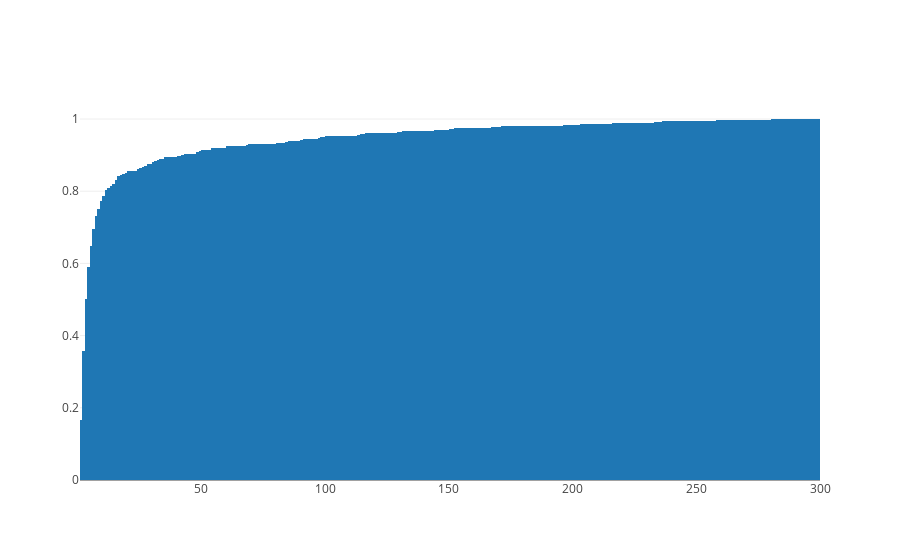

Notebook code cell kept with this figure:
### Code cell
#CUMMULATIVE HISTOGRAM 200

x=resultsRL_cs['300']
data = [go.Histogram(x=x,
                     xbins=dict(
        start=0,
        end=300,
        size=1.
    ),
                     histnorm='probability',
                     cumulative=dict(enabled=True))]

iplot(data, filename='cumulative histogram')

bins = np.arange(0,300)
values, base = np.histogram(resultsRL_cs['300'], bins=bins, density=1)
for i in range(1,300):
    S=np.sum(values[:i])
    print S
    if S>0.8:
        print 'i!=',i
        size['300']=i
        break

### Figure 1 — Plotly figure (JSON) as saved in the notebook; plotly's stock layout.template omitted (floating-point values rounded to 4 significant figures; data arrays with more than 128 entries replaced by an {"elided": "..."} marker saying what was removed)
{"data": [{"cumulative": {"enabled": true}, "histnorm": "probability", "type": "histogram", "x": {"elided": "500 int values"}, "xbins": {"end": 300, "size": 1, "start": 0}}], "layout": {}}
